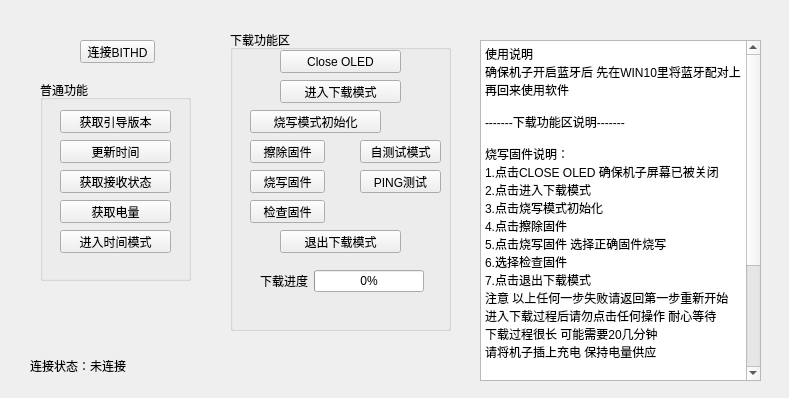
<?xml version="1.0" encoding="UTF-8"?>
<ui version="4.0">
 <class>BluetoothAppProtocol</class>
 <widget class="QWidget" name="BluetoothAppProtocol">
  <property name="geometry">
   <rect>
    <x>0</x>
    <y>0</y>
    <width>789</width>
    <height>398</height>
   </rect>
  </property>
  <property name="windowTitle">
   <string>BITHD刷机工具</string>
  </property>
  <widget class="QPushButton" name="linkbithd">
   <property name="geometry">
    <rect>
     <x>80</x>
     <y>40</y>
     <width>75</width>
     <height>23</height>
    </rect>
   </property>
   <property name="text">
    <string>连接BITHD</string>
   </property>
  </widget>
  <widget class="QPushButton" name="openblue">
   <property name="geometry">
    <rect>
     <x>520</x>
     <y>50</y>
     <width>75</width>
     <height>23</height>
    </rect>
   </property>
   <property name="text">
    <string>打开蓝牙</string>
   </property>
  </widget>
  <widget class="QPushButton" name="closeblue">
   <property name="geometry">
    <rect>
     <x>610</x>
     <y>50</y>
     <width>75</width>
     <height>23</height>
    </rect>
   </property>
   <property name="text">
    <string>关闭蓝牙</string>
   </property>
  </widget>
  <widget class="QGroupBox" name="groupBox">
   <property name="geometry">
    <rect>
     <x>230</x>
     <y>30</y>
     <width>221</width>
     <height>301</height>
    </rect>
   </property>
   <property name="title">
    <string>下载功能区</string>
   </property>
   <widget class="QPushButton" name="pushButton">
    <property name="geometry">
     <rect>
      <x>50</x>
      <y>20</y>
      <width>121</width>
      <height>23</height>
     </rect>
    </property>
    <property name="text">
     <string>Close OLED</string>
    </property>
   </widget>
   <widget class="QPushButton" name="pushButton_5">
    <property name="geometry">
     <rect>
      <x>50</x>
      <y>50</y>
      <width>121</width>
      <height>23</height>
     </rect>
    </property>
    <property name="text">
     <string>进入下载模式</string>
    </property>
   </widget>
   <widget class="QPushButton" name="pushButton_10">
    <property name="geometry">
     <rect>
      <x>20</x>
      <y>80</y>
      <width>131</width>
      <height>23</height>
     </rect>
    </property>
    <property name="text">
     <string>烧写模式初始化</string>
    </property>
   </widget>
   <widget class="QPushButton" name="pushButton_12">
    <property name="geometry">
     <rect>
      <x>20</x>
      <y>110</y>
      <width>75</width>
      <height>23</height>
     </rect>
    </property>
    <property name="text">
     <string>擦除固件</string>
    </property>
   </widget>
   <widget class="QPushButton" name="pushButton_11">
    <property name="geometry">
     <rect>
      <x>20</x>
      <y>140</y>
      <width>75</width>
      <height>23</height>
     </rect>
    </property>
    <property name="text">
     <string>烧写固件</string>
    </property>
   </widget>
   <widget class="QPushButton" name="pushButton_14">
    <property name="geometry">
     <rect>
      <x>20</x>
      <y>170</y>
      <width>75</width>
      <height>23</height>
     </rect>
    </property>
    <property name="text">
     <string>检查固件</string>
    </property>
   </widget>
   <widget class="QPushButton" name="pushButton_6">
    <property name="geometry">
     <rect>
      <x>50</x>
      <y>200</y>
      <width>121</width>
      <height>23</height>
     </rect>
    </property>
    <property name="text">
     <string>退出下载模式</string>
    </property>
   </widget>
   <widget class="QPushButton" name="pushButton_7">
    <property name="geometry">
     <rect>
      <x>130</x>
      <y>140</y>
      <width>81</width>
      <height>23</height>
     </rect>
    </property>
    <property name="text">
     <string>PING测试</string>
    </property>
   </widget>
   <widget class="QPushButton" name="pushButton_9">
    <property name="geometry">
     <rect>
      <x>130</x>
      <y>110</y>
      <width>81</width>
      <height>23</height>
     </rect>
    </property>
    <property name="text">
     <string>自测试模式</string>
    </property>
   </widget>
   <widget class="QLabel" name="labelprogress">
    <property name="geometry">
     <rect>
      <x>20</x>
      <y>270</y>
      <width>181</width>
      <height>20</height>
     </rect>
    </property>
    <property name="text">
     <string/>
    </property>
   </widget>
   <widget class="QWidget" name="layoutWidget">
    <property name="geometry">
     <rect>
      <x>30</x>
      <y>240</y>
      <width>164</width>
      <height>22</height>
     </rect>
    </property>
    <layout class="QHBoxLayout" name="horizontalLayout">
     <item>
      <widget class="QLabel" name="label">
       <property name="text">
        <string>下载进度</string>
       </property>
      </widget>
     </item>
     <item>
      <widget class="QProgressBar" name="progressBar">
       <property name="value">
        <number>0</number>
       </property>
      </widget>
     </item>
    </layout>
   </widget>
  </widget>
  <widget class="QGroupBox" name="groupBox_2">
   <property name="geometry">
    <rect>
     <x>40</x>
     <y>80</y>
     <width>151</width>
     <height>201</height>
    </rect>
   </property>
   <property name="title">
    <string>普通功能</string>
   </property>
   <widget class="QPushButton" name="pushButton_3">
    <property name="geometry">
     <rect>
      <x>20</x>
      <y>30</y>
      <width>111</width>
      <height>23</height>
     </rect>
    </property>
    <property name="text">
     <string>获取引导版本</string>
    </property>
   </widget>
   <widget class="QPushButton" name="pushButton_4">
    <property name="geometry">
     <rect>
      <x>20</x>
      <y>60</y>
      <width>111</width>
      <height>23</height>
     </rect>
    </property>
    <property name="text">
     <string>更新时间</string>
    </property>
   </widget>
   <widget class="QPushButton" name="pushButton_13">
    <property name="geometry">
     <rect>
      <x>20</x>
      <y>90</y>
      <width>111</width>
      <height>23</height>
     </rect>
    </property>
    <property name="text">
     <string>获取接收状态</string>
    </property>
   </widget>
   <widget class="QPushButton" name="pushButton_8">
    <property name="geometry">
     <rect>
      <x>20</x>
      <y>120</y>
      <width>111</width>
      <height>23</height>
     </rect>
    </property>
    <property name="text">
     <string>获取电量</string>
    </property>
   </widget>
   <widget class="QPushButton" name="pushButton_2">
    <property name="enabled">
     <bool>true</bool>
    </property>
    <property name="geometry">
     <rect>
      <x>20</x>
      <y>150</y>
      <width>111</width>
      <height>23</height>
     </rect>
    </property>
    <property name="text">
     <string>进入时间模式</string>
    </property>
   </widget>
  </widget>
  <widget class="QWidget" name="layoutWidget">
   <property name="geometry">
    <rect>
     <x>30</x>
     <y>350</y>
     <width>421</width>
     <height>31</height>
    </rect>
   </property>
   <layout class="QHBoxLayout" name="horizontalLayout_2">
    <item>
     <widget class="QLabel" name="linkstatus">
      <property name="text">
       <string>连接状态：未连接</string>
      </property>
     </widget>
    </item>
   </layout>
  </widget>
  <widget class="QLabel" name="bluestatus">
   <property name="enabled">
    <bool>false</bool>
   </property>
   <property name="geometry">
    <rect>
     <x>520</x>
     <y>130</y>
     <width>207</width>
     <height>29</height>
    </rect>
   </property>
   <property name="text">
    <string>蓝牙状态:已关闭</string>
   </property>
  </widget>
  <widget class="QTextEdit" name="textEdit">
   <property name="geometry">
    <rect>
     <x>480</x>
     <y>40</y>
     <width>281</width>
     <height>341</height>
    </rect>
   </property>
   <property name="html">
    <string>&lt;!DOCTYPE HTML PUBLIC &quot;-//W3C//DTD HTML 4.0//EN&quot; &quot;http://www.w3.org/TR/REC-html40/strict.dtd&quot;&gt;
&lt;html&gt;&lt;head&gt;&lt;meta name=&quot;qrichtext&quot; content=&quot;1&quot; /&gt;&lt;style type=&quot;text/css&quot;&gt;
p, li { white-space: pre-wrap; }
&lt;/style&gt;&lt;/head&gt;&lt;body style=&quot; font-family:'SimSun'; font-size:9pt; font-weight:400; font-style:normal;&quot;&gt;
&lt;p style=&quot; margin-top:0px; margin-bottom:0px; margin-left:0px; margin-right:0px; -qt-block-indent:0; text-indent:0px;&quot;&gt;&lt;span style=&quot; font-family:'SimSun';&quot;&gt;使用说明&lt;/span&gt;&lt;/p&gt;
&lt;p style=&quot; margin-top:0px; margin-bottom:0px; margin-left:0px; margin-right:0px; -qt-block-indent:0; text-indent:0px;&quot;&gt;&lt;span style=&quot; font-family:'SimSun';&quot;&gt;确保机子开启蓝牙后 先在WIN10里将蓝牙配对上 再回来使用软件&lt;/span&gt;&lt;/p&gt;
&lt;p style=&quot;-qt-paragraph-type:empty; margin-top:0px; margin-bottom:0px; margin-left:0px; margin-right:0px; -qt-block-indent:0; text-indent:0px; font-family:'SimSun';&quot;&gt;&lt;br /&gt;&lt;/p&gt;
&lt;p style=&quot; margin-top:0px; margin-bottom:0px; margin-left:0px; margin-right:0px; -qt-block-indent:0; text-indent:0px;&quot;&gt;&lt;span style=&quot; font-family:'SimSun';&quot;&gt;-------下载功能区说明-------&lt;/span&gt;&lt;/p&gt;
&lt;p style=&quot;-qt-paragraph-type:empty; margin-top:0px; margin-bottom:0px; margin-left:0px; margin-right:0px; -qt-block-indent:0; text-indent:0px; font-family:'SimSun';&quot;&gt;&lt;br /&gt;&lt;/p&gt;
&lt;p style=&quot; margin-top:0px; margin-bottom:0px; margin-left:0px; margin-right:0px; -qt-block-indent:0; text-indent:0px;&quot;&gt;&lt;span style=&quot; font-family:'SimSun';&quot;&gt;烧写固件说明：&lt;/span&gt;&lt;/p&gt;
&lt;p style=&quot; margin-top:0px; margin-bottom:0px; margin-left:0px; margin-right:0px; -qt-block-indent:0; text-indent:0px;&quot;&gt;&lt;span style=&quot; font-family:'SimSun';&quot;&gt;1.点击CLOSE OLED 确保机子屏幕已被关闭&lt;/span&gt;&lt;/p&gt;
&lt;p style=&quot; margin-top:0px; margin-bottom:0px; margin-left:0px; margin-right:0px; -qt-block-indent:0; text-indent:0px;&quot;&gt;&lt;span style=&quot; font-family:'SimSun';&quot;&gt;2.点击进入下载模式&lt;/span&gt;&lt;/p&gt;
&lt;p style=&quot; margin-top:0px; margin-bottom:0px; margin-left:0px; margin-right:0px; -qt-block-indent:0; text-indent:0px;&quot;&gt;&lt;span style=&quot; font-family:'SimSun';&quot;&gt;3.点击烧写模式初始化&lt;/span&gt;&lt;/p&gt;
&lt;p style=&quot; margin-top:0px; margin-bottom:0px; margin-left:0px; margin-right:0px; -qt-block-indent:0; text-indent:0px;&quot;&gt;&lt;span style=&quot; font-family:'SimSun';&quot;&gt;4.点击擦除固件&lt;/span&gt;&lt;/p&gt;
&lt;p style=&quot; margin-top:0px; margin-bottom:0px; margin-left:0px; margin-right:0px; -qt-block-indent:0; text-indent:0px;&quot;&gt;&lt;span style=&quot; font-family:'SimSun';&quot;&gt;5.点击烧写固件 选择正确固件烧写&lt;/span&gt;&lt;/p&gt;
&lt;p style=&quot; margin-top:0px; margin-bottom:0px; margin-left:0px; margin-right:0px; -qt-block-indent:0; text-indent:0px;&quot;&gt;&lt;span style=&quot; font-family:'SimSun';&quot;&gt;6.选择检查固件&lt;/span&gt;&lt;/p&gt;
&lt;p style=&quot; margin-top:0px; margin-bottom:0px; margin-left:0px; margin-right:0px; -qt-block-indent:0; text-indent:0px;&quot;&gt;&lt;span style=&quot; font-family:'SimSun';&quot;&gt;7.点击退出下载模式&lt;/span&gt;&lt;/p&gt;
&lt;p style=&quot; margin-top:0px; margin-bottom:0px; margin-left:0px; margin-right:0px; -qt-block-indent:0; text-indent:0px;&quot;&gt;&lt;span style=&quot; font-family:'SimSun';&quot;&gt;注意 以上任何一步失败请返回第一步重新开始&lt;/span&gt;&lt;/p&gt;
&lt;p style=&quot; margin-top:0px; margin-bottom:0px; margin-left:0px; margin-right:0px; -qt-block-indent:0; text-indent:0px;&quot;&gt;&lt;span style=&quot; font-family:'SimSun';&quot;&gt;进入下载过程后请勿点击任何操作 耐心等待&lt;/span&gt;&lt;/p&gt;
&lt;p style=&quot; margin-top:0px; margin-bottom:0px; margin-left:0px; margin-right:0px; -qt-block-indent:0; text-indent:0px;&quot;&gt;&lt;span style=&quot; font-family:'SimSun';&quot;&gt;下载过程很长 可能需要20几分钟&lt;/span&gt;&lt;/p&gt;
&lt;p style=&quot; margin-top:0px; margin-bottom:0px; margin-left:0px; margin-right:0px; -qt-block-indent:0; text-indent:0px;&quot;&gt;&lt;span style=&quot; font-family:'SimSun';&quot;&gt;请将机子插上充电 保持电量供应&lt;/span&gt;&lt;/p&gt;
&lt;p style=&quot;-qt-paragraph-type:empty; margin-top:0px; margin-bottom:0px; margin-left:0px; margin-right:0px; -qt-block-indent:0; text-indent:0px; font-family:'SimSun';&quot;&gt;&lt;br /&gt;&lt;/p&gt;
&lt;p style=&quot;-qt-paragraph-type:empty; margin-top:0px; margin-bottom:0px; margin-left:0px; margin-right:0px; -qt-block-indent:0; text-indent:0px; font-family:'SimSun';&quot;&gt;&lt;br /&gt;&lt;/p&gt;
&lt;p style=&quot; margin-top:0px; margin-bottom:0px; margin-left:0px; margin-right:0px; -qt-block-indent:0; text-indent:0px;&quot;&gt;&lt;span style=&quot; font-family:'SimSun';&quot;&gt;自测试模式：&lt;/span&gt;&lt;/p&gt;
&lt;p style=&quot; margin-top:0px; margin-bottom:0px; margin-left:0px; margin-right:0px; -qt-block-indent:0; text-indent:0px;&quot;&gt;&lt;span style=&quot; font-family:'SimSun';&quot;&gt;在下载模式下 可以点击自测试模式测试机子硬件正常&lt;/span&gt;&lt;/p&gt;
&lt;p style=&quot;-qt-paragraph-type:empty; margin-top:0px; margin-bottom:0px; margin-left:0px; margin-right:0px; -qt-block-indent:0; text-indent:0px; font-family:'SimSun';&quot;&gt;&lt;br /&gt;&lt;/p&gt;
&lt;p style=&quot; margin-top:0px; margin-bottom:0px; margin-left:0px; margin-right:0px; -qt-block-indent:0; text-indent:0px;&quot;&gt;&lt;span style=&quot; font-family:'SimSun';&quot;&gt;PING测试：&lt;/span&gt;&lt;/p&gt;
&lt;p style=&quot; margin-top:0px; margin-bottom:0px; margin-left:0px; margin-right:0px; -qt-block-indent:0; text-indent:0px;&quot;&gt;&lt;span style=&quot; font-family:'SimSun';&quot;&gt;在下载模式下 可以点击测试机子在下载模式下响应是否正常&lt;/span&gt;&lt;/p&gt;
&lt;p style=&quot;-qt-paragraph-type:empty; margin-top:0px; margin-bottom:0px; margin-left:0px; margin-right:0px; -qt-block-indent:0; text-indent:0px; font-family:'SimSun';&quot;&gt;&lt;br /&gt;&lt;/p&gt;
&lt;p style=&quot;-qt-paragraph-type:empty; margin-top:0px; margin-bottom:0px; margin-left:0px; margin-right:0px; -qt-block-indent:0; text-indent:0px; font-family:'SimSun';&quot;&gt;&lt;br /&gt;&lt;/p&gt;&lt;/body&gt;&lt;/html&gt;</string>
   </property>
  </widget>
 </widget>
 <resources/>
 <connections/>
</ui>
